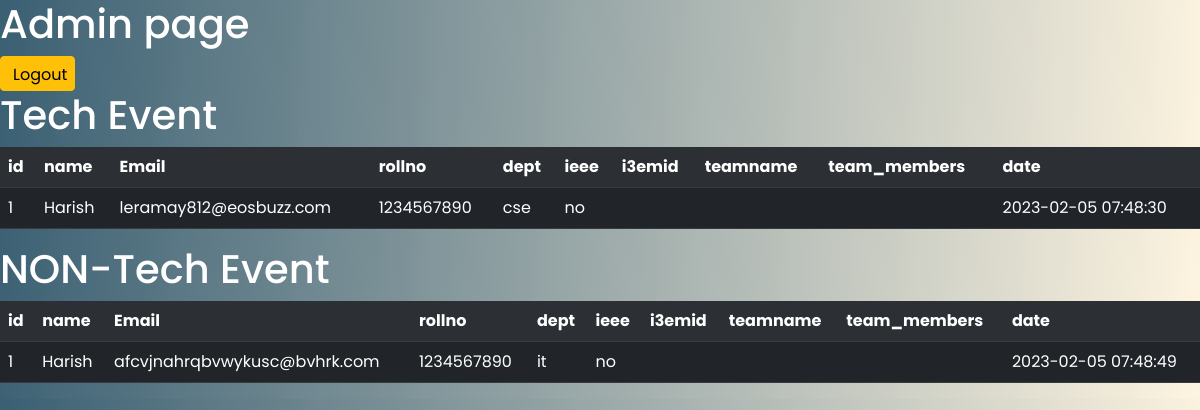
The page /admin (signed in) on the database its author committed.
### website/models.py (models this page shows)
class Tech_register(db.Model):
    id = db.Column(db.Integer, primary_key=True)
    name=db.Column(db.String(100))
    email = db.Column(db.String(150))
    rollno=db.Column(db.String(100))
    dept=db.Column(db.String(100))
    ieee=db.Column(db.String(10))
    i3emid= db.Column(db.String(100))
    event=db.Column(db.String(100))
    teamname=db.Column(db.String(500))
    team_members=db.Column(db.String(500))
    date = db.Column(db.DateTime(timezone=True), default=func.now())

class Non_register (db.Model):
    id = db.Column(db.Integer, primary_key=True)
    name=db.Column(db.String(100))
    email = db.Column(db.String(150))
    rollno=db.Column(db.String(100))
    dept=db.Column(db.String(100))
    ieee=db.Column(db.String(10))
    i3emid=db.Column(db.String(10))
    event=db.Column(db.String(100))
    teamname=db.Column(db.String(500))
    team_members=db.Column(db.String(500))
    date = db.Column(db.DateTime(timezone=True), default=func.now())

### website/views.py (the view)
@views.route('/admin',methods=['GET','POST'])
@login_required
def admin():
    if (current_user.admin==True):
        tech=Tech_register.query.order_by(Tech_register.date)
        non_tech=Non_register.query.order_by(Non_register.date)
        print("wrh")
    else:
        return redirect(url_for('auth.login'))
    return render_template("admin.html",tech=tech,non_tech=non_tech)

### website/__init__.py (called while the page is built)
def create_app():
    app = Flask(__name__)
    app.config['SECRET_KEY'] = 'hjshjhdjah kjshkjdhjs'
    app.config['SQLALCHEMY_DATABASE_URI'] = f'sqlite:///{DB_NAME}'
    db.init_app(app)
    from .views import views
    from .auth import auth
    app.register_blueprint(views, url_prefix='/')
    app.register_blueprint(auth, url_prefix='/')
    from .models import User, Tech_register,Non_register
    with app.app_context():
        db.create_all()
    login_manager = LoginManager()
    login_manager.login_view = 'auth.login'
    login_manager.init_app(app)
    @login_manager.user_loader
    def load_user(id):
        return User.query.get(int(id))
    return app

### website/templates/admin.html (shortened to what this page needs)
<!DOCTYPE html>
<html lang="en">
<head>
    <link
  rel="stylesheet"
  href="https://cdnjs.cloudflare.com/ajax/libs/font-awesome/6.0.0-beta3/css/all.min.css"
/>
<link rel="stylesheet" href="/static/css/admin.css">
<link href="https://cdn.jsdelivr.net/npm/bootstrap@5.1.3/dist/css/bootstrap.min.css" rel="stylesheet"
integrity="sha384-1BmE4kWBq78iYhFldvKuhfTAU6auU8tT94WrHftjDbrCEXSU1oBoqyl2QvZ6jIW3">
</head>
<body>
<h1>Admin page</h1>
<a class="btn btn-warning" href="{{url_for('auth.logout')}}">Logout</a>
<div class="techtable">
    <h1>Tech Event</h1>
<table class="table table-dark table-striped">
    <tr>
      <th>id</th>
      <th>name</th>
      <th>Email</th>
      <th>rollno</th>
      <th>dept</th>
      <th>ieee</th>
      <th>i3emid</th>
      <th>teamname</th>
      <th>team_members</th>
      <th>date</th>
    </tr>
    {% for tech in tech %}
    <tr>
      <td>{{tech.id}}</td>
      <td>{{tech.name}}</td>
      <td>{{tech.email}}</td>
      <td>{{tech.rollno}}</td>
      <td>{{tech.dept}}</td>
      <td>{{tech.ieee}}</td>
      <td>{{tech.i3emid}}</td>
      <td>{{tech.teamname}}</td>
      <td>{{tech.team_members}}</td>
      <td>{{tech.date}}</td>
    </tr>
    {%endfor%}
  </table>
</div>
<div class="non-tech">
    <h1>NON-Tech Event</h1>
    <table class="table table-dark table-striped">
        <tr>
          <th>id</th>
          <th>name</th>
          <th>Email</th>
          <th>rollno</th>
          <th>dept</th>
          <th>ieee</th>
          <th>i3emid</th>
          <th>teamname</th>
          <th>team_members</th>
          <th>date</th>
        </tr>
        {% for non_tech in non_tech %}
        <tr>
          <td>{{non_tech.id}}</td>
          <td>{{non_tech.name}}</td>
          <td>{{non_tech.email}}</td>
          <td>{{non_tech.rollno}}</td>
          <td>{{non_tech.dept}}</td>
          <td>{{non_tech.ieee}}</td>
          <td>{{non_tech.i3emid}}</td>
          <td>{{non_tech.teamname}}</td>
          <td>{{non_tech.team_members}}</td>
          <td>{{non_tech.date}}</td>
        </tr>
        {%endfor%}
      </table>
</div>
</body>
</html>

### website/static/css/admin.css (style rules this page uses)
* { margin: 0; box-sizing: border-box; font-family: 'Poppins', sans-serif; }
body { background: linear-gradient(273deg, #fdf0d5ba, #003049c4); }
a { width: 35px; height: 25px; color: black; background-color: aqua; }
h1 { color: #fff; font-size: 20px; }
.btn-warning { color: #000; background-color: #ffc107; border-color: #ffc107; width: 75px; height: 35px; }

### rows shown on the page
Tech_register: id "1", name "Harish", email "leramay812@eosbuzz.com", rollno "1234567890", dept "cse", ieee "no", date "2023-02-05 07:48:30"
Non_register: id "1", name "Harish", email "afcvjnahrqbvwykusc@bvhrk.com", rollno "1234567890", dept "it", ieee "no", date "2023-02-05 07:48:49"
